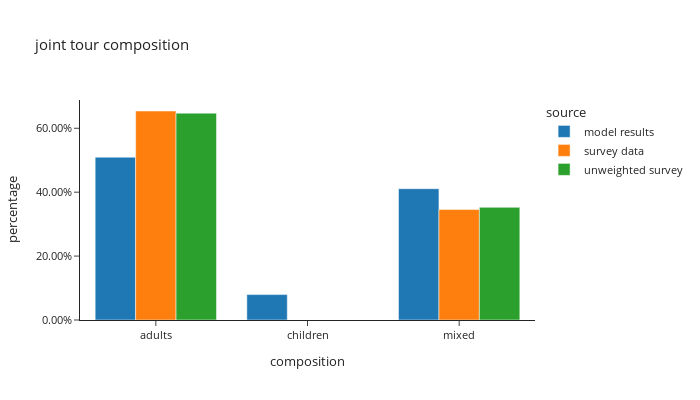

The notebook cell this image was saved under:
### Code cell
df_plot = joint_tour_data.groupby(['source','composition'])[['trip_weight_2017_2019']].sum().reset_index()
df_plot['percentage'] = df_plot.groupby(['source'], group_keys=False)['trip_weight_2017_2019']. \
    apply(lambda x: x / float(x.sum()))
# df_plot
fig = px.bar(df_plot, x="composition", y="percentage", color="source",barmode="group", template="simple_white",
             # color_discrete_sequence=config['psrc_color'],
             title="joint tour composition")
fig.for_each_annotation(lambda a: a.update(text = a.text.split("=")[-1]))
fig.update_layout(height=400, width=700, font=dict(size=11), yaxis=dict(tickformat=".2%"), xaxis=dict(dtick="1"))
fig.show()

### Figure 1 — Plotly figure (JSON) as saved in the notebook; plotly's stock layout.template omitted (floating-point values rounded to 4 significant figures)
{"data": [{"alignmentgroup": "True", "hovertemplate": "source=model results<br>composition=%{x}<br>percentage=%{y}<extra></extra>", "legendgroup": "model results", "marker": {"color": "#1F77B4", "pattern": {"shape": ""}}, "name": "model results", "offsetgroup": "model results", "orientation": "v", "showlegend": true, "textposition": "auto", "type": "bar", "x": ["adults", "children", "mixed"], "xaxis": "x", "y": [0.5095, 0.07955, 0.4109], "yaxis": "y"}, {"alignmentgroup": "True", "hovertemplate": "source=survey data<br>composition=%{x}<br>percentage=%{y}<extra></extra>", "legendgroup": "survey data", "marker": {"color": "#FF7F0E", "pattern": {"shape": ""}}, "name": "survey data", "offsetgroup": "survey data", "orientation": "v", "showlegend": true, "textposition": "auto", "type": "bar", "x": ["adults", "mixed"], "xaxis": "x", "y": [0.654, 0.346], "yaxis": "y"}, {"alignmentgroup": "True", "hovertemplate": "source=unweighted survey<br>composition=%{x}<br>percentage=%{y}<extra></extra>", "legendgroup": "unweighted survey", "marker": {"color": "#2CA02C", "pattern": {"shape": ""}}, "name": "unweighted survey", "offsetgroup": "unweighted survey", "orientation": "v", "showlegend": true, "textposition": "auto", "type": "bar", "x": ["adults", "mixed"], "xaxis": "x", "y": [0.6473, 0.3527], "yaxis": "y"}], "layout": {"barmode": "group", "font": {"size": 11}, "height": 400, "legend": {"title": {"text": "source"}, "tracegroupgap": 0}, "title": {"text": "joint tour composition"}, "width": 700, "xaxis": {"anchor": "y", "domain": [0.0, 1.0], "dtick": "1", "title": {"text": "composition"}}, "yaxis": {"anchor": "x", "domain": [0.0, 1.0], "tickformat": ".2%", "title": {"text": "percentage"}}}}
